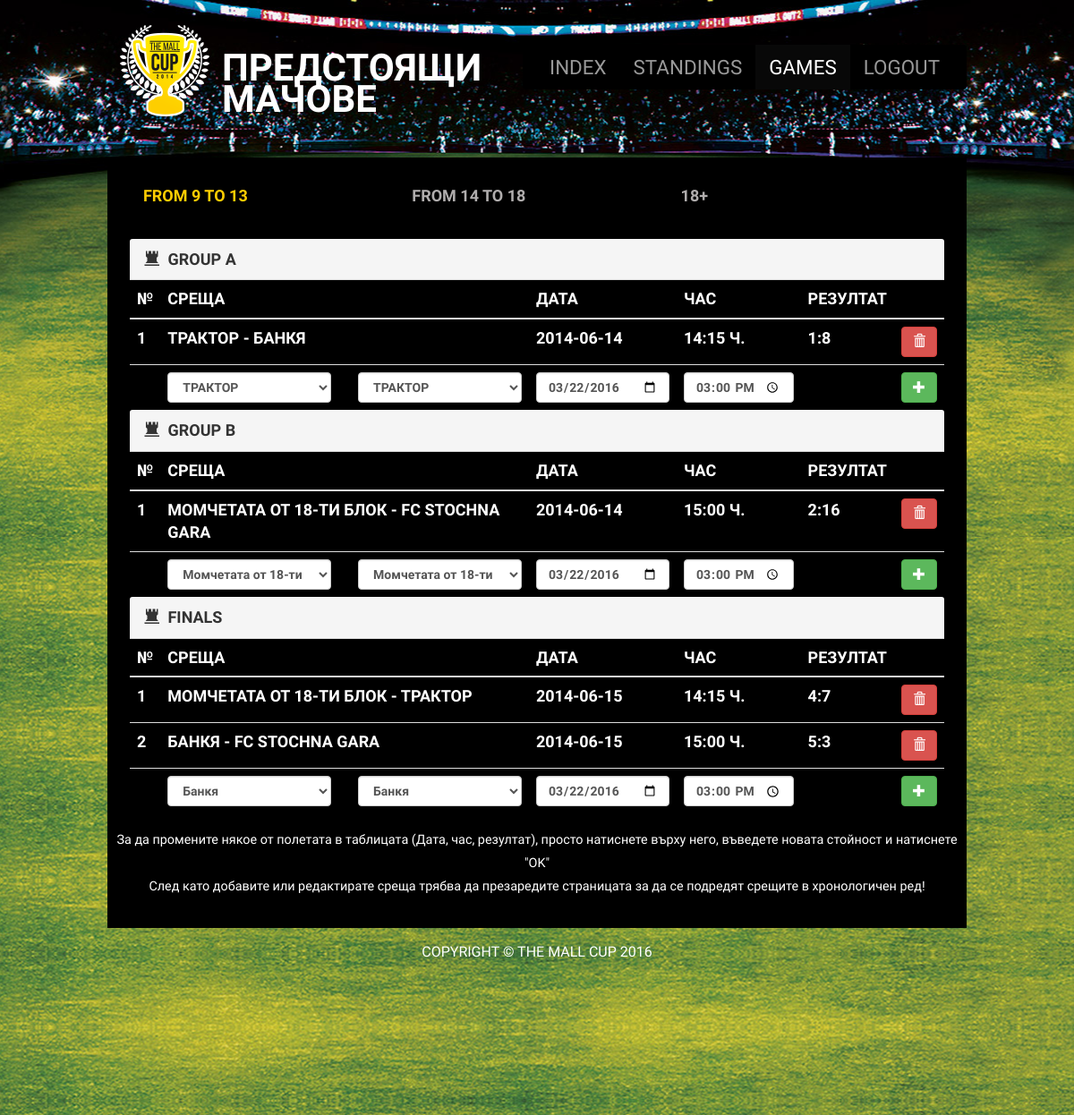
Page /admin/games.php (signed in) on the committed database.
### tables this page shows
CREATE TABLE IF NOT EXISTS `group` (
  `id` int(11) NOT NULL AUTO_INCREMENT,
  `gid` int(11) NOT NULL,
  `name` varchar(255) NOT NULL,
  `sort` int(11) NOT NULL,
  `stats_visible` int(11) NOT NULL DEFAULT '1',
  `games_visible` int(11) NOT NULL DEFAULT '1',
  PRIMARY KEY (`id`),
  KEY `gid` (`gid`)
);

CREATE TABLE IF NOT EXISTS `game` (
  `id` int(11) NOT NULL AUTO_INCREMENT,
  `gid` int(11) NOT NULL,
  `h_team_id` int(11) NOT NULL COMMENT 'Home',
  `v_team_id` int(11) NOT NULL COMMENT 'Visitors',
  `date` date NOT NULL,
  `time` time NOT NULL,
  `score` varchar(7) NOT NULL,
  PRIMARY KEY (`id`),
  KEY `h_team_id` (`h_team_id`,`v_team_id`),
  KEY `gid` (`gid`)
);

CREATE TABLE IF NOT EXISTS `team` (
  `id` int(11) NOT NULL AUTO_INCREMENT,
  `gid` int(11) NOT NULL,
  `name` varchar(255) NOT NULL,
  `sort` int(11) NOT NULL,
  `stats` varchar(30) NOT NULL DEFAULT '0-0-0-0',
  `goals` int(11) NOT NULL DEFAULT '0',
  `points` int(11) NOT NULL DEFAULT '0',
  `hidden` int(11) DEFAULT '0',
  PRIMARY KEY (`id`),
  KEY `gid` (`gid`)
);

### admin/include/functions.php (called while the page is built, shortened)
<?php
function loadView($file, $params = array()) {
    include realpath(dirname(__FILE__)).'/../view/'.$file.'.php';
}
function loadTemplate($mainFile, $params = array()) {
    loadView($mainFile, $params);
}
?>

### admin/games.php (called while the page is built)
<?php
require_once('include/main.php');
$data = array();
$groups = $db
    ->where('gid', "0")
    ->orderBy('sort','asc')
    ->get('`group`');
if($db->count > 0) {
    foreach($groups as $nr => $group) {
        $subgroups = $db
            ->where('gid', $group['id'])
            ->orderBy('sort','asc')
            ->get('`group`');
        if($db->count > 0) {
            foreach($subgroups as $nnr => $subgroup) {
                $games = $db
                    ->where('gid', $subgroup['id'])
                    ->orderBy('date','asc')
                    ->orderBy('time','asc')
                    ->get('`game`');
                if($db->count > 0) {
                    foreach($games as $gnr => $game) {
                        $hteam = $db
                            ->where('id', $game['h_team_id'])
                            ->getOne('`team`');
                        $vteam = $db
                            ->where('id', $game['v_team_id'])
                            ->getOne('`team`');
                        $games[$gnr]['v_team'] = $vteam;
                        $games[$gnr]['h_team'] = $hteam;
                    }
                    $subgroups[$nnr]['games'] = $games;
                }
                $teams = $db
                    ->where('gid', $subgroup['id'])
                    ->where('hidden', 0)
                    ->orderBy('sort','asc')
                    ->get('`team`');
                if($db->count > 0) {
                    $subgroups[$nnr]['teams'] = $teams;
                } else {
                    $subgroups[$nnr]['teams'] = "";
                }
            }
            $groups[$nr]['subgroups'] = $subgroups;
        } else {
            $groups[$nr]['subgroups'] = null;
        }
    }
    $data['groups'] = $groups;
}
$data['title'] = "Предстоящи мачове";
loadTemplate("games", $data);
?>

### admin/classes/MysqliDb.php (called while the page is built, shortened)
<?php
class MysqliDb
{
    protected $_prefix;
    protected $_mysqli;
    protected $_query;
    protected $_where = array();
    protected $_orderBy = array();
    protected $_bindParams = array('');
    protected $host;
    protected $username;
    protected $password;
    protected $db;
    protected $port;
    public function __construct($host, $username, $password, $db, $port = NULL)
    {
        $this->host = $host;
        $this->username = $username;
        $this->password = $password;
        $this->db = $db;
        if($port == NULL)
            $this->port = ini_get ('mysqli.default_port');
        else
            $this->port = $port;
    }
    public function connect()
    {
        $this->_mysqli = new mysqli ($this->host, $this->username, $this->password, $this->db, $this->port)
            or die('There was a problem connecting to the database');
        $this->_mysqli->set_charset ('utf8');
    }
    protected function reset()
    {
        $this->_where = array();
        $this->_orderBy = array();
        $this->_bindParams = array('');
        $this->_query = null;
    }
    public function setPrefix($prefix = '')
    {
        $this->_prefix = $prefix;
    }
    public function get($tableName, $numRows = null, $columns = '*')
    {
        $column = is_array($columns) ? implode(', ', $columns) : $columns;
        $this->_query = "SELECT $column FROM $this->_prefix$tableName";
        $stmt = $this->_buildQuery($numRows);
        $stmt->execute();
        return $this->_dynamicBindResults($stmt);
    }
    public function getOne($tableName, $columns = '*')
    {
        $res = $this->get ($tableName, 1, $columns);
        if (isset($res[0]))
            return $res[0];
        return null;
    }
    public function where($whereProp, $whereValue = null)
    {
        $this->_where[$whereProp] = Array ("AND", $whereValue);
        return $this;
    }
    public function orderBy($orderByField, $orderbyDirection = "DESC")
    {
        $allowedDirection = Array ("ASC", "DESC");
        $orderbyDirection = strtoupper (trim ($orderbyDirection));
        $orderByField = preg_replace ("/[^-a-z0-9\.\(\),_]+/i",'', $orderByField);
        $this->_orderBy[$orderByField] = $orderbyDirection;
        return $this;
    }
    protected function _determineType($item)
    {
        switch (gettype($item)) {
            case 'NULL':
            case 'string':
                return 's';
                break;
            case 'boolean':
            case 'integer':
                return 'i';
                break;
        }
        return '';
    }
    protected function _bindParam($value)
    {
        $this->_bindParams[0] .= $this->_determineType ($value);
        array_push ($this->_bindParams, $value);
    }
    protected function _buildQuery($numRows = null, $tableData = null)
    {
        $hasTableData = is_array($tableData);
        $hasConditional = !empty($this->_where);
        if ($hasConditional) {
            $this->_query .= ' WHERE ';
            foreach ($this->_where as $column => $value) {
                if (array_search ($column, array_keys ($this->_where)) != 0)
                    $this->_query .= ' ' . $value[0]. ' ';
                if (is_array ($value[1])) {
                    $key = key($value[1]);
                    $val = $value[1][$key];
                    switch( strtolower($key) ) {
                        case '0':
                            $comparison = '';
                            foreach ($value[1] as $v)
                                $this->_bindParam ($v);
                            break;
                        case 'not in':
                        case 'in':
                            $comparison = ' ' . $key . ' (';
                            foreach($val as $v){
                                $comparison .= ' ?,';
                                $this->_bindParam ($v);
                            }
                            $comparison = rtrim($comparison, ',').' ) ';
                            break;
                        case 'not between':
                        case 'between':
                            $comparison = ' ' . $key . ' ? AND ? ';
                            $this->_bindParam ($val[0]);
                            $this->_bindParam ($val[1]);
                            break;
                        default:
                            $comparison = ' '.$key.' ? ';
                            $this->_bindParam ($val);
                    }
                } else if ($value[1] === null) {
                    $comparison = '';
                } else {
                    $comparison = ' = ? ';
                }
                $this->_query .= $column.$comparison;
            }
        }
        if (!empty ($this->_orderBy)) {
            $this->_query .= " ORDER BY ";
            foreach ($this->_orderBy as $prop => $value) {
                $this->_query .= $prop . " " . $value . ", ";
            }
            $this->_query = rtrim ($this->_query, ', ') . " ";
        }
        if (isset($numRows)) {
            if (is_array ($numRows))
                $this->_query .= ' LIMIT ' . (int)$numRows[0] . ', ' . (int)$numRows[1];
            else
                $this->_query .= ' LIMIT ' . (int)$numRows;
        }
        $stmt = $this->_prepareQuery();
        if (count ($this->_bindParams) > 1)
            call_user_func_array(array($stmt, 'bind_param'), $this->refValues($this->_bindParams));
        return $stmt;
    }
    protected function _dynamicBindResults(mysqli_stmt $stmt)
    {
        $parameters = array();
        $results = array();
        $meta = $stmt->result_metadata();
        $row = array();
        while ($field = $meta->fetch_field()) {
            $row[$field->name] = null;
            $parameters[] = & $row[$field->name];
        }
        call_user_func_array(array($stmt, 'bind_result'), $parameters);
        while ($stmt->fetch()) {
            $x = array();
            foreach ($row as $key => $val) {
                $x[$key] = $val;
            }
            array_push($results, $x);
        }
        return $results;
    }
    protected function _prepareQuery()
    {
        if (!$stmt = $this->_mysqli->prepare($this->_query)) {
            trigger_error("Problem preparing query ($this->_query) " . $this->_mysqli->error, E_USER_ERROR);
        }
        return $stmt;
    }
    protected function refValues($arr)
    {
        if (strnatcmp(phpversion(), '5.3') >= 0) {
            $refs = array();
            foreach ($arr as $key => $value) {
                $refs[$key] = & $arr[$key];
            }
            return $refs;
        }
        return $arr;
    }
    protected function replacePlaceHolders ($str, $vals) {
        $i = 1;
        $newStr = "";
        while ($pos = strpos ($str, "?")) {
            $newStr .= substr ($str, 0, $pos) . $vals[$i++];
            $str = substr ($str, $pos + 1);
        }
        return $newStr;
    }
}

### admin/include/main.php (called while the page is built, shortened)
<?php
require_once('classes/MysqliDb.php');
require_once('functions.php');
$db = new Mysqlidb(DB_HOST, DB_USER, DB_PASS, DB_NAME);
?>

### admin/view/games_table.php (the view)
<?php if(isset($group['teams']) && !empty($group['teams'])): ?>
<table class="table" id="table">
    <thead>
        <tr>
            <th>№</th>
            <th width="50%">Среща</th>
            <th>Дата</th>
            <th>час</th>
            <th><span class="more">резултат</span><span title="резултат" class="less">(Рз)</span></th>
            <th></th>
        </tr>
    </thead>
    <tbody>
        <?php if(isset($group['games']) && !empty($group['games'])): ?>
            <?php foreach($group['games'] as $gnr => $game): ?>
            <tr id="row-<?=$game['id']?>">
                <td><?=($gnr+1)?></td>
                <td><?=$game['h_team']['name']?> - <?=$game['v_team']['name']?></td>
                <td><?=$game['date']?></td>
                <td><?=substr($game['time'],0,5)?> ч.</td>
                <td><?=$game['score']?></td>
                <td><button class="btn btn-danger game-delete-button" type="button"><span class="glyphicon glyphicon-trash"></span></button></td>
            </tr>
            <?php endforeach; ?>
        <?php endif; ?>
    </tbody>
    <tfoot class="delete">
        <tr>
            <td></td>
            <td>
                <div class="row">
                    <div class="col-sm-6"> <?php loadView('team_select', array('name' => 'hteamid','teams'=> $group['teams'])); ?></div>
                    <div class="col-sm-6"> <?php loadView('team_select', array('name' => 'vteamid','teams'=> $group['teams'])); ?></div>
                </div>
            </td>
            <td><input type="date" name="date" value="<?=date('Y-m-d')?>" class="game-date form-control" /></td>
            <td><input type="time" name="time" value="15:00" class="game-time form-control" /></td>
            <td></td>
            <td><button class="btn btn-success game-add-button" type="button"><span class="glyphicon glyphicon-plus"></span></button></td>
        </tr>
    </tfoot>
</table>
<?php endif; ?>

### admin/view/games.php (shortened to what this page needs)
<div class="form">
    <div class="ss-form-box">
        <div class="row">
            <div class="col-md-12">
                <div class="panel panel-primary">
                    <div class="panel-heading">
                        <ul class="nav panel-tabs">
                            <?php if(isset($groups) && !empty($groups)): ?>
                                <?php foreach($groups as $nr => $group): ?>
                                <li <?=($nr==0?'class="active"':'')?>><a href="#tab<?=$nr?>" data-toggle="tab"><?=$group['name']?></a></li>
                                <?php endforeach; ?>
                            <?php endif; ?>
                        </ul>
                    </div>
                    <div class="panel-body">
                        <div class="tab-content">
                            <?php if(isset($groups) && !empty($groups)): ?>
                                <?php foreach($groups as $nr => $group): ?>
                                <div class="tab-pane<?=($nr==0?' active':'')?>" id="tab<?=$nr?>">
                                    <?php if(isset($group['subgroups']) && !empty($group['subgroups'])): ?>
                                        <?php foreach($group['subgroups'] as $nnr => $subgroup): ?>
                                            <div class="panel panel-default table-responsive" id="panel-<?=$subgroup['id']?>">
                                                <div class="panel-heading"><span class="glyphicon glyphicon-tower"></span> <?=$subgroup['name']?> </div>
                                                <?php loadView("games_table", array("group" => $subgroup)); ?>
                                            </div>
                                        <?php endforeach; ?>
                                    <?php endif; ?>
                                </div>
                                <?php endforeach; ?>
                            <?php endif; ?>
                        </div>
                    </div>
                </div>
                <div  class="text-center">
                    <small>
                        За да промените някое от полетата в таблицата (Дата, час, резултат), просто натиснете върху него, въведете новата стойност и натиснете "OK"<br />
                        След като добавите или редактирате среща трябва да презаредите страницата за да се подредят срещите в хронологичен ред!<br /><br />
                    </small>
                </div>
            </div>
        </div>
    </div>
</div>

### admin/view/team_select.php
<select name="<?=$name?>" class="team-name form-control">
    <?php if(isset($teams) && !empty($teams)): ?>
    <?php foreach($teams as $team): ?>
    <option value="<?=$team['id']?>"><?=$team['name']?></option>
    <?php endforeach; ?>
    <?php endif; ?>
</select>

### admin/css/signin.css (style rules this page uses)
body { padding-top: 40px; padding-bottom: 40px; background-color: #eee; }

### admin/css/admin-style.css (style rules this page uses)
.btn .glyphicon { margin-right: 0 !important; }
table tfoot tr td { border-bottom: 0 !important; }
small { text-transform: initial; font-size: 0.8em; font-weight: normal; }
select { color: #000; }

### css/style.css (style rules this page uses)
html { width:100%; height:100%; margin:0; padding:0; font-size: inherit; }
body { width:100%; height:100%; margin:0; color:#fff; padding:0; font-size: 62.5%; font-family: 'Open Sans Condensed', sans-serif; background:url(../images/bg.jpg) repeat top center; }
* { margin:0 }
a { color:#ffcd02 ; text-decoration:none; outline:none; -moz-outline: none }
.form { font-size:1.8em; font-weight:700; }
.form .ss-form-box { background:#000; margin-top:1em; padding:10px; }
.form ul { list-style:none; padding:0; }
.ss-form-box table th .more { display:block; }
p, input { text-transform: initial; }
.panel-primary { border:none; }
.panel { margin-bottom: 0px; background-color: transparent; border: none; border-radius: 4px; -webkit-box-shadow: none; box-shadow: none; }
.panel-primary>.panel-heading { color: #fff; background-color:transparent; border: none; }
.ss-form-box .nav>li { width:33%; float:left; }
.ss-form-box .nav>li a { color:#B0ADAD; }
.ss-form-box .nav>li.active a { color:#ffcd02; }
.ss-form-box table tr:last-child td { border-bottom: 1px solid #ddd; }
.ss-form-box .glyphicon { margin-right:5px; }
input { color: #333; }

### rows in the picture
group: name "FROM 9 TO 13"
group: name "FROM 14 TO 18"
group: name "18+"
group: name "GROUP A"
game: date "2014-06-14", time "14:15", score "1:8"
team: name "ТРАКТОР"
team: name "БАНКЯ"
group: name "GROUP B"
game: date "2014-06-14", time "15:00", score "2:16"
team: name "МОМЧЕТАТА ОТ 18-ТИ БЛОК"
team: name "FC STOCHNA GARA"
group: name "FINALS"
game: date "2014-06-15", time "14:15", score "4:7"
team: name "МОМЧЕТАТА ОТ 18-ТИ БЛОК"
team: name "ТРАКТОР"
game: date "2014-06-15", time "15:00", score "5:3"
team: name "БАНКЯ"
team: name "FC STOCHNA GARA"

### other values in the picture
$title "ПРЕДСТОЯЩИ МАЧОВЕ"
form field hteamid "ТРАКТОР"
form field vteamid "ТРАКТОР"
form field hteamid "Момчетата от 18-ти блок"
form field vteamid "Момчетата от 18-ти блок"
form field hteamid "Банкя"
form field vteamid "Банкя"
